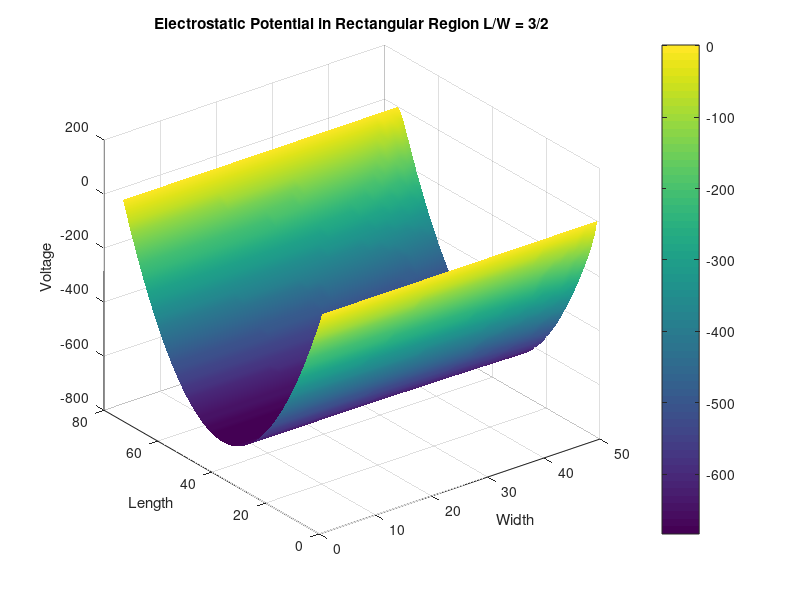
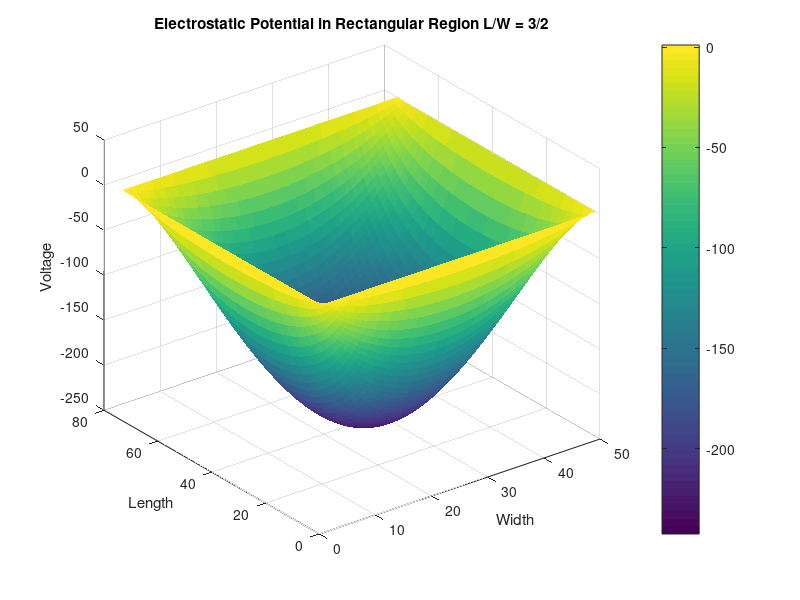

Recreate these plots in MATLAB, in order.


%%%%%%%%%%%% Harmonic Wave Equation in 2D FD and Modes %%%%%%%%%%%%
% By David, Patrobas, Andrew and Xiaochen
% Febuary 6th, 2019
% Assignment 2
% Patrobas Adewumi
global C;
C.q_0 = 1.60217653e-19;             % electron charge
C.hb = 1.054571596e-34;             % Dirac constant
C.h = C.hb * 2 * pi;                    % Planck constant
C.m_0 = 9.10938215e-31;             % electron mass
C.kb = 1.3806504e-23;               % Boltzmann constant
C.eps_0 = 8.854187817e-12;          % vacuum permittivity
C.mu_0 = 1.2566370614e-6;           % vacuum permeability
C.c = 299792458; % speed of light

nx = 75;
L = nx;% length
ny = 50;
W = ny; % width

dx = 1;
dy = 1;
G = sparse(nx*ny, ny*nx);
V = ones(nx*ny,1);
alpha = (C.hb^2) / (2 * C.m_0);

map = @(i,j) j + (i - 1)*ny;

%%%%%%%%%%%%%%%%%%%%%%% Part a %%%%%%%%%%%%%%%%%%%%%%%%%%%%%%%%%
% Set boundary conditions 

for i=1:nx
    for j=1:ny
        n = map(i,j);
        nxm = map(i-1,j);
        nxp = map(i+1,j);
        nym = map(i,j-1);
        nyp = map(i,j+1);
        
        % when Length = 0 (V = Vo)
        if i == 1
            G(n,:) = 0;
            G(n,n) = 1;
            V(n) = 1;
        % When lenght is some given length, L (V = 0)
        elseif i == nx
            G(n,:) = 0;
            G(n,n) = 1;
            V(n) = 0;
        elseif (j == 1 || j == ny)
            G(n,:) = 0;
            G(n,n) = -3;
            G(n,nxm) = 1;
            G(n,nxp) = 1;
            G(n,nyp) = 1;
        else
            G(n,:) = 0;
            G(n,n) = -4;
            G(n,nxm) = 1;
            G(n,nxp) = 1;
            G(n,nym) = 1;
            G(n,nyp) = 1;
        
            
%         if (i == 1 || i == nx)
%             G(n,n) = 1 / dx^2;
%         elseif (j == 1 || j == ny)
%             G(n,n) = 1 / dy^2;
%         else
%             G(n,n) = -2 / dx^2 + -2 / dy^2;
%             G(n,nxm) = 1 / dx^2;
%             G(n,nxp) = 1 / dx^2;
%             G(n,nym) = 1 / dy^2;
%             G(n,nyp) = 1 / dy^2;
        end
    end
end


% GV = F Solve for F
F = G\V;
surfs_up = zeros(nx,ny);
for i = 1:nx
    for j = 1:ny
        n = map(i,j);
        surfs_up(i,j) = F(n);
    end
end

figure(1)
surf(surfs_up)
% I am a simple man and so is the colormap
colormap default
shading interp
colorbar

title('Electrostatic Potential in Rectangular Region L/W = 3/2')
xlabel('Width')
ylabel('Length')
zlabel('Voltage')

%%%%%%%%%%%%%%%%%%%%%%% Part b %%%%%%%%%%%%%%%%%%%%%%%%%%%%%%%%%
% Set boundary conditions

for i=1:nx
  
    for j=1:ny
        n = map(i,j);
        nxm = map(i-1,j);
        nxp = map(i+1,j);
        nym = map(i,j-1);
        nyp = map(i,j+1);
        
     
        if i == 1
            G(n,:) = 0;
            G(n,n) = 1;
            V(n) = 1;
       
        elseif i == nx
            G(n,:) = 0;
            G(n,n) = 1;
            V(n) = 1;
        elseif j == 1
            G(n,:) = 0;
            G(n,n) = 1;
            V(n) = 0;
        elseif j == ny
            G(n,:) = 0;
            G(n,n) = 1;
            V(n) = 0;
        else
            G(n,:) = 0;
            G(n,n) = -4;
            G(n,nxm) = 1;
            G(n,nxp) = 1;
            G(n,nym) = 1;
            G(n,nyp) = 1;
        end
    end
end

% GV = F Solve for F
F = G\V;
% Set up a surf plot
surfs_up = ones(nx,ny);
for i = 1:nx
    for j = 1:ny
        n = map(i,j);
        surfs_up(i,j) = F(n);
    end
end

figure(2)
surf(surfs_up)
% I am a simple man and so is the colormap
colormap default
shading flat
colorbar

title('Electrostatic Potential in Rectangular Region L/W = 3/2')
xlabel('Width')
ylabel('Length')
zlabel('Voltage')
